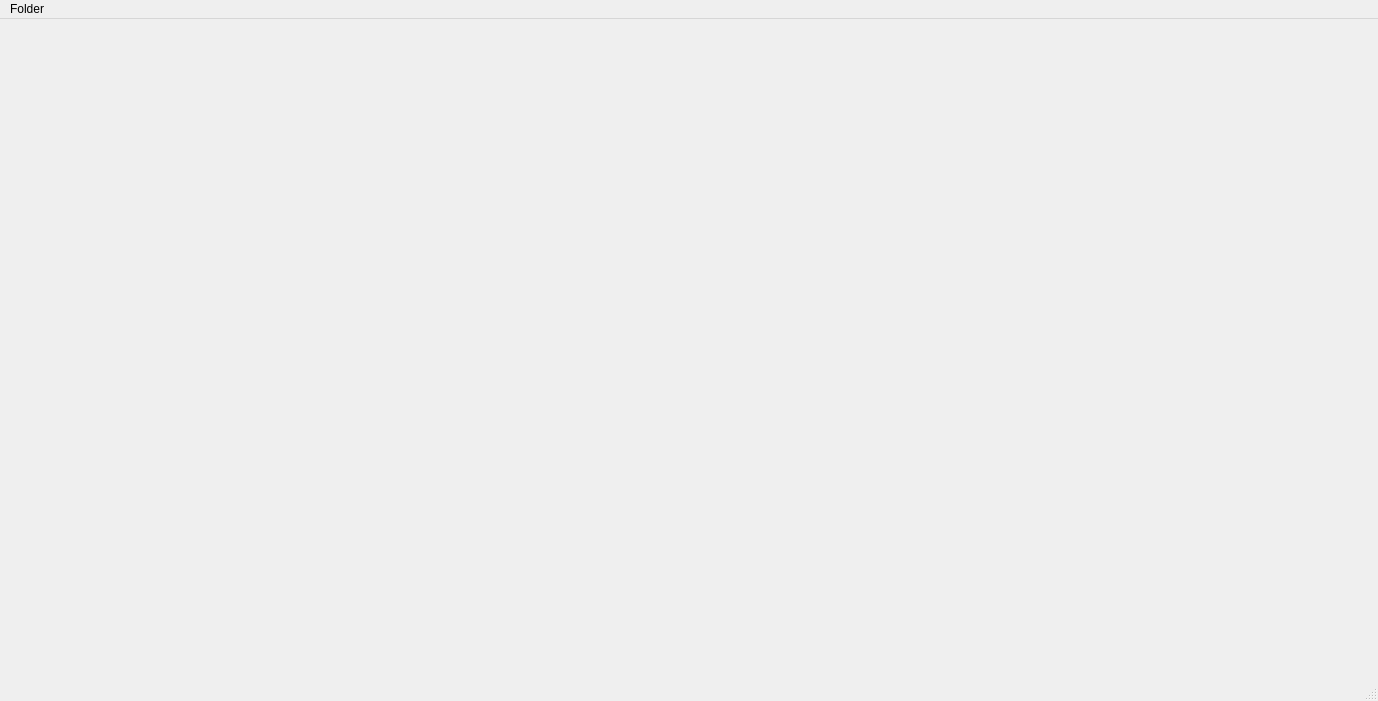
<?xml version="1.0" encoding="UTF-8"?>
<ui version="4.0">
 <class>MainWindow</class>
 <widget class="QMainWindow" name="MainWindow">
  <property name="geometry">
   <rect>
    <x>0</x>
    <y>0</y>
    <width>1378</width>
    <height>701</height>
   </rect>
  </property>
  <property name="windowTitle">
   <string>MainWindow</string>
  </property>
  <widget class="QWidget" name="centralwidget"/>
  <widget class="QMenuBar" name="menubar">
   <property name="geometry">
    <rect>
     <x>0</x>
     <y>0</y>
     <width>1378</width>
     <height>24</height>
    </rect>
   </property>
   <widget class="QMenu" name="menuFolder">
    <property name="title">
     <string>Folder</string>
    </property>
    <addaction name="actionLoadSubFolders"/>
    <addaction name="actionAdd1Folder"/>
    <addaction name="actionDel1Folder"/>
   </widget>
   <addaction name="menuFolder"/>
  </widget>
  <widget class="QStatusBar" name="statusbar"/>
  <action name="actionLoadSubFolders">
   <property name="text">
    <string>Load All SubFolders</string>
   </property>
  </action>
  <action name="actionAdd1Folder">
   <property name="text">
    <string>+ Add 1Folder</string>
   </property>
  </action>
  <action name="actionDel1Folder">
   <property name="text">
    <string>- Del 1Folder</string>
   </property>
  </action>
 </widget>
 <resources/>
 <connections/>
</ui>
